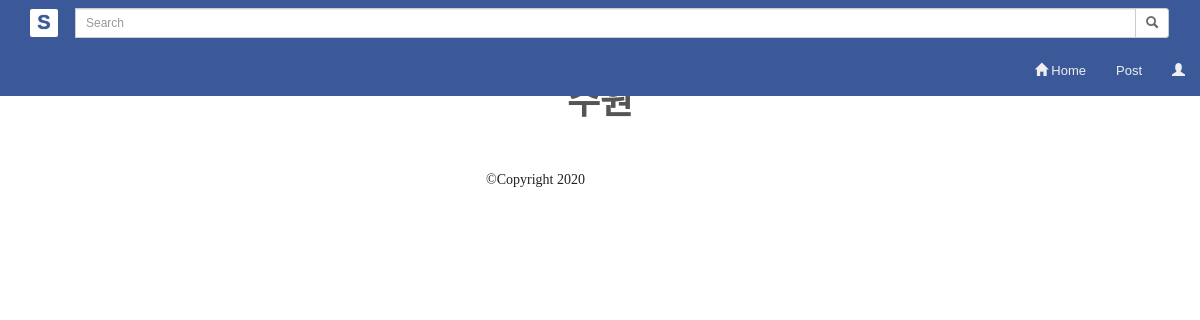
The page /hashtag/수원 on the database as committed earlier.
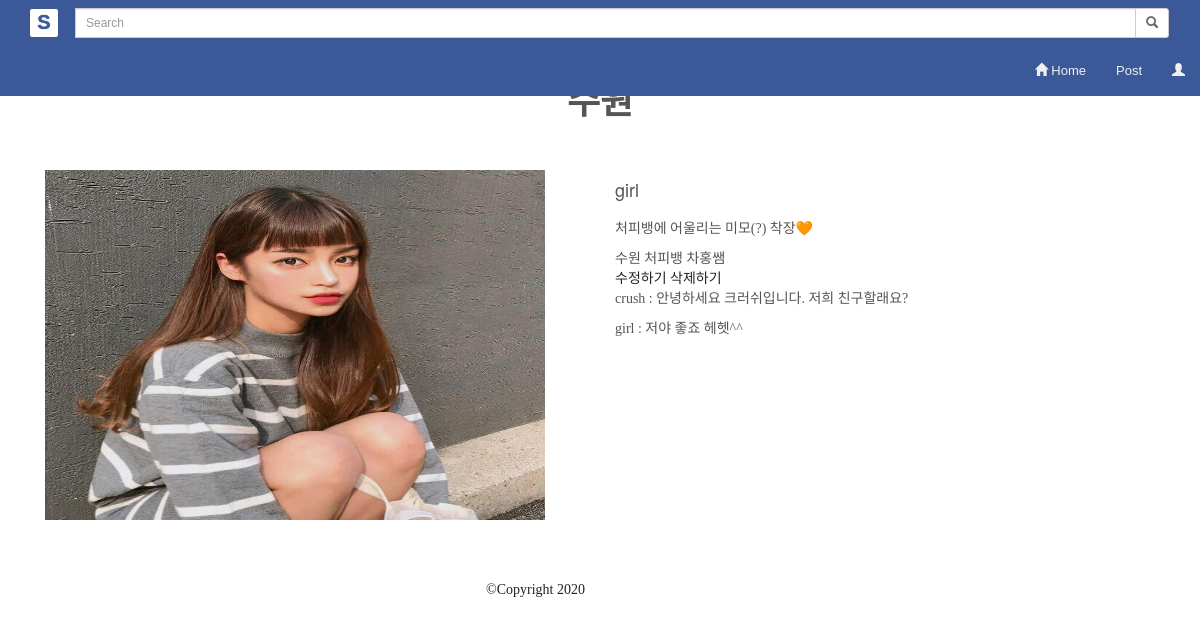
The same page on the database as committed later.
### appname/models.py (models this page shows, shortened)
class Hashtag(models.Model):
    name = models.CharField(max_length=50)

class Post(models.Model):
    location = models.CharField(max_length=200)
    content = models.TextField()
    image = models.ImageField(upload_to='images/', blank=True)
    writer = models.ForeignKey(settings.AUTH_USER_MODEL, on_delete=models.CASCADE, related_name="writer", default="")
    hashtag_field = models.CharField(max_length=200, blank=True)
    hashtags = models.ManyToManyField('Hashtag', blank=True)
    likes = models.ManyToManyField(settings.AUTH_USER_MODEL, related_name="likes")
    post_date=models.DateTimeField(auto_now_add=True)

class CustomUser(AbstractUser):
    def __str__(self):
        return self.username
    nickname = models.CharField(max_length=20)
    phone_number = models.CharField(max_length=20)
    profile_image = models.ImageField(upload_to='images/', blank=True)

class Comment(models.Model):
    c_writer = models.ForeignKey(settings.AUTH_USER_MODEL, on_delete=models.CASCADE, related_name="c_writer", default="")
    post_id = models.ForeignKey(Post, on_delete=models.CASCADE, related_name='comments')
    text = models.CharField(max_length=50)

### appname/views.py (the view)
# urls.py: path('hashtag/<str:hashtag_name>', appname.views.hashtag, name='hashtag'),
def hashtag(request,hashtag_name):
    hashtag = get_object_or_404(Hashtag, name=hashtag_name)
    return render(request, 'appname/hashtag.html', {'hashtag': hashtag})

### appname/templates/appname/hashtag.html (shortened to what this page needs)
{% extends 'appname/base.html' %}
{% block header %}
<br><br><br>
<header class="masthead text-center text-white">
  <div class="masthead-content">
    <div class="container">
      <h1 class="masthead-heading mb-0">{{ hashtag.name }}</h1>
    </div>
    <br><br>
  </div>
</header>
{% endblock %}
{% block content %}
{% for post in hashtag.post_set.all %}
<section>
  <div class="container">
    <div class="row align-items-center">
      <div class="col-lg-6 order-lg-2">
        <div class="p-5">
          {% if post.image %}
          <img class="img-fluid rounded-circle" src="{{ post.image.url }}" alt=""width=500 height=350>
          {% endif %}
        </div>
        <br><br><br>
      </div>
      <div class="col-lg-6 order-lg-1">
        <div class="p-5">
          <h4 class="display-6">{{post.writer}}</h4>
          <p>{{post.content}}</p>
          <span>
            {% for hashtag in post.hashtags.all %}
            {{ hashtag.name }}
            {% endfor %}
          </span>
          <br>
          <a href="{% url 'update' pk=post.pk %}">수정하기</a>
          <a href="{% url 'delete' pk=post.pk %}">삭제하기</a>
        </div>
        {% for comment in post.comments.all %}
        <p> {{ comment.c_writer}} : {{ comment.text }}</p>
        {% endfor %}
      </div>
    </div>
  </div>
</section>
{% endfor %}
{% endblock %}

### appname/templates/appname/base.html (shortened to what this page needs)
<!doctype html>
{% load static %}
<html>
<head>
        <link href="{% static 'appname/css/bootstrap.css' %}" rel="stylesheet">
        <link href="{% static 'appname/css/facebook.css' %}" rel="stylesheet">
</head>
<body style="font-family: TmoneyRoundWindExtraBold;">
  <div class="navbar navbar-blue navbar-static-top">
    <nav class="collapse navbar-collapse" role="navigation">
      <a href="{% url 'main' %}" class="navbar-brand logo">S</a>
    <form class="navbar-form navbar-left" action="{% url 'search' %}" method="post">
      <div class="input-group input-group-sm" style="max-width:1094px;">
      <input class="form-control" type="search" placeholder="Search" aria-label="Search" name="q" value="{{q}}">
      <div class="input-group-btn">
      <button class="btn btn-default" type="submit"><i class="glyphicon glyphicon-search"></i></button>
    </div>
  </div>
      </form>
    <ul class="nav navbar-nav navbar-right">
      <li>
        <a href="{% url 'main' %}"><i class="glyphicon glyphicon-home"></i> Home</a>
        </li>
        <li>
        <a href="{% url 'create' %}">Post</a>
        </li>
        <li>
    <li class="dropdown">
      <a href="#" class="dropdown-toggle" data-toggle="dropdown"><i class="glyphicon glyphicon-user"></i></a>
      </li>
    </ul>
    </nav>
  </div>
{% block header %}
{% endblock %}
{% block content %}
{% endblock %}
  <footer class="py-5 bg-black">
    <div class="col-sm-6">
      <p>
      <a href="#" class="pull-right">©Copyright 2020</a>
      </p>
      </div>
  </footer>
</body>
</html>

### appname/static/appname/css/facebook.css (style rules this page uses)
html, body { height: 100%; font-family:verdana,arial,sans-serif; color:#555555; }
.nav { font-family:Arial,sans-serif; font-size:13px; }
a { color:#222222; }
.wrapper, .row { height: 100%; margin-left:0; margin-right:0; }
.navbar-blue { border-width:0; background-color:#3B5999; color:#ffffff; font-family:arial,sans-serif; top:0; position:fixed; width:inherit; }
.navbar-blue li > a,.navbar-toggle { color:#efefef; }
.logo { display:block; padding:3px; background-color:#fff; color:#3B5999; height:28px; width:28px; margin:9px; margin-right:2px; margin-left:15px; font-size:20px; font-weight:700; text-align:center; text-decoration:none; text-shadow:0 0 1px; border-radius:2px; }
h1,h2,h3 { font-weight:800; }
.btn-default { color:#666666; text-shadow:0 0 1px rgba(0,0,0,.3); }

Rows that differ between the two databases and show on the page:
added Post: image (picture), writer "girl", content "처피뱅에 어울리는 미모(?) 착장🧡", Hashtag (name "수원")
added Hashtag: name "처피뱅"
added Hashtag: name "차홍쌤"
added Comment: c_writer "crush", text "안녕하세요 크러쉬입니다. 저희 친구할래요?"
added Comment: c_writer "girl", text "저야 좋죠 헤헷^^"
